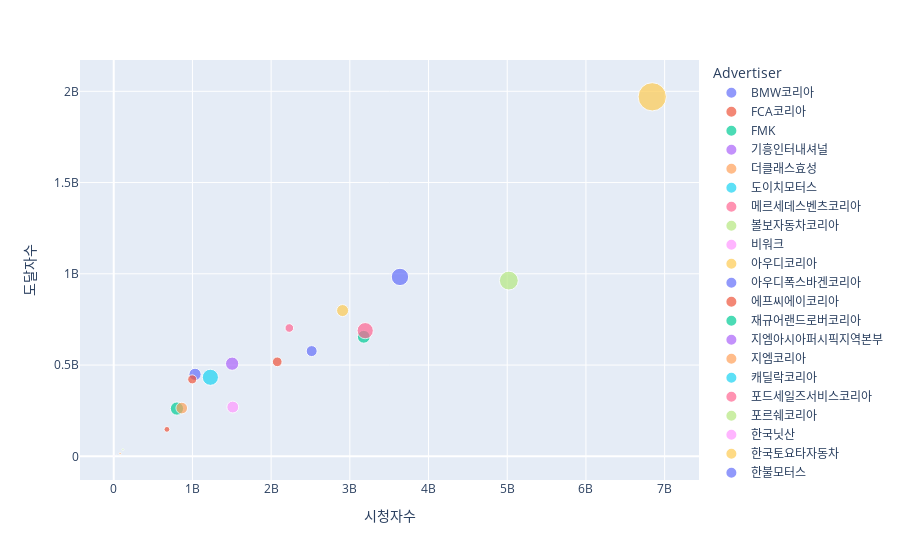

Notebook source saved alongside this figure:
### Code cell
# 브랜드별 도달자수&시청자수
# 도달자수와 시청자수는 대체로 비례하는 편
# 굉고횟수가 많을수록 도달자 및 시청자가 많다
# 도요타가 압도적 1등
fig = px.scatter(br_pivot, size = br_pivot['광고횟수'],y= br_pivot['도달자수'], x=br_pivot['시청자수'],
                 color=br_pivot.index, labels={'x':"시청자수",
                                              'y':"도달자수",
                                              'species':"Brand"})
fig.show()

### Figure 1 — Plotly figure (JSON) as saved in the notebook; plotly's stock layout.template omitted (floating-point values rounded to 4 significant figures)
{"data": [{"hovertemplate": "Advertiser=BMW코리아<br>시청자수=%{x}<br>도달자수=%{y}<br>광고횟수=%{marker.size}<extra></extra>", "legendgroup": "BMW코리아", "marker": {"color": "#636efa", "size": [287898], "sizemode": "area", "sizeref": 1908.0, "symbol": "circle"}, "mode": "markers", "name": "BMW코리아", "orientation": "v", "showlegend": true, "type": "scatter", "x": [3637055454], "xaxis": "x", "y": [982908993], "yaxis": "y"}, {"hovertemplate": "Advertiser=FCA코리아<br>시청자수=%{x}<br>도달자수=%{y}<br>광고횟수=%{marker.size}<extra></extra>", "legendgroup": "FCA코리아", "marker": {"color": "#EF553B", "size": [32268], "sizemode": "area", "sizeref": 1908.0, "symbol": "circle"}, "mode": "markers", "name": "FCA코리아", "orientation": "v", "showlegend": true, "type": "scatter", "x": [675725057], "xaxis": "x", "y": [147606815], "yaxis": "y"}, {"hovertemplate": "Advertiser=FMK<br>시청자수=%{x}<br>도달자수=%{y}<br>광고횟수=%{marker.size}<extra></extra>", "legendgroup": "FMK", "marker": {"color": "#00cc96", "size": [168012], "sizemode": "area", "sizeref": 1908.0, "symbol": "circle"}, "mode": "markers", "name": "FMK", "orientation": "v", "showlegend": true, "type": "scatter", "x": [803217689], "xaxis": "x", "y": [261665899], "yaxis": "y"}, {"hovertemplate": "Advertiser=기흥인터내셔널<br>시청자수=%{x}<br>도달자수=%{y}<br>광고횟수=%{marker.size}<extra></extra>", "legendgroup": "기흥인터내셔널", "marker": {"color": "#ab63fa", "size": [108], "sizemode": "area", "sizeref": 1908.0, "symbol": "circle"}, "mode": "markers", "name": "기흥인터내셔널", "orientation": "v", "showlegend": true, "type": "scatter", "x": [33715417], "xaxis": "x", "y": [11381072], "yaxis": "y"}, {"hovertemplate": "Advertiser=더클래스효성<br>시청자수=%{x}<br>도달자수=%{y}<br>광고횟수=%{marker.size}<extra></extra>", "legendgroup": "더클래스효성", "marker": {"color": "#FFA15A", "size": [4494], "sizemode": "area", "sizeref": 1908.0, "symbol": "circle"}, "mode": "markers", "name": "더클래스효성", "orientation": "v", "showlegend": true, "type": "scatter", "x": [80854464], "xaxis": "x", "y": [14996504], "yaxis": "y"}, {"hovertemplate": "Advertiser=도이치모터스<br>시청자수=%{x}<br>도달자수=%{y}<br>광고횟수=%{marker.size}<extra></extra>", "legendgroup": "도이치모터스", "marker": {"color": "#19d3f3", "size": [30], "sizemode": "area", "sizeref": 1908.0, "symbol": "circle"}, "mode": "markers", "name": "도이치모터스", "orientation": "v", "showlegend": true, "type": "scatter", "x": [6022322], "xaxis": "x", "y": [1927607], "yaxis": "y"}, {"hovertemplate": "Advertiser=메르세데스벤츠코리아<br>시청자수=%{x}<br>도달자수=%{y}<br>광고횟수=%{marker.size}<extra></extra>", "legendgroup": "메르세데스벤츠코리아", "marker": {"color": "#FF6692", "size": [71268], "sizemode": "area", "sizeref": 1908.0, "symbol": "circle"}, "mode": "markers", "name": "메르세데스벤츠코리아", "orientation": "v", "showlegend": true, "type": "scatter", "x": [2230972533], "xaxis": "x", "y": [702991830], "yaxis": "y"}, {"hovertemplate": "Advertiser=볼보자동차코리아<br>시청자수=%{x}<br>도달자수=%{y}<br>광고횟수=%{marker.size}<extra></extra>", "legendgroup": "볼보자동차코리아", "marker": {"color": "#B6E880", "size": [339582], "sizemode": "area", "sizeref": 1908.0, "symbol": "circle"}, "mode": "markers", "name": "볼보자동차코리아", "orientation": "v", "showlegend": true, "type": "scatter", "x": [5020344582], "xaxis": "x", "y": [962904106], "yaxis": "y"}, {"hovertemplate": "Advertiser=비워크<br>시청자수=%{x}<br>도달자수=%{y}<br>광고횟수=%{marker.size}<extra></extra>", "legendgroup": "비워크", "marker": {"color": "#FF97FF", "size": [660], "sizemode": "area", "sizeref": 1908.0, "symbol": "circle"}, "mode": "markers", "name": "비워크", "orientation": "v", "showlegend": true, "type": "scatter", "x": [2702507], "xaxis": "x", "y": [1706712], "yaxis": "y"}, {"hovertemplate": "Advertiser=아우디코리아<br>시청자수=%{x}<br>도달자수=%{y}<br>광고횟수=%{marker.size}<extra></extra>", "legendgroup": "아우디코리아", "marker": {"color": "#FECB52", "size": [137790], "sizemode": "area", "sizeref": 1908.0, "symbol": "circle"}, "mode": "markers", "name": "아우디코리아", "orientation": "v", "showlegend": true, "type": "scatter", "x": [2908083417], "xaxis": "x", "y": [798642082], "yaxis": "y"}, {"hovertemplate": "Advertiser=아우디폭스바겐코리아<br>시청자수=%{x}<br>도달자수=%{y}<br>광고횟수=%{marker.size}<extra></extra>", "legendgroup": "아우디폭스바겐코리아", "marker": {"color": "#636efa", "size": [115044], "sizemode": "area", "sizeref": 1908.0, "symbol": "circle"}, "mode": "markers", "name": "아우디폭스바겐코리아", "orientation": "v", "showlegend": true, "type": "scatter", "x": [2515129882], "xaxis": "x", "y": [576557926], "yaxis": "y"}, {"hovertemplate": "Advertiser=에프씨에이코리아<br>시청자수=%{x}<br>도달자수=%{y}<br>광고횟수=%{marker.size}<extra></extra>", "legendgroup": "에프씨에이코리아", "marker": {"color": "#EF553B", "size": [89934], "sizemode": "area", "sizeref": 1908.0, "symbol": "circle"}, "mode": "markers", "name": "에프씨에이코리아", "orientation": "v", "showlegend": true, "type": "scatter", "x": [2077562972], "xaxis": "x", "y": [517698440], "yaxis": "y"}, {"hovertemplate": "Advertiser=재규어랜드로버코리아<br>시청자수=%{x}<br>도달자수=%{y}<br>광고횟수=%{marker.size}<extra></extra>", "legendgroup": "재규어랜드로버코리아", "marker": {"color": "#00cc96", "size": [157062], "sizemode": "area", "sizeref": 1908.0, "symbol": "circle"}, "mode": "markers", "name": "재규어랜드로버코리아", "orientation": "v", "showlegend": true, "type": "scatter", "x": [3177229296], "xaxis": "x", "y": [654912390], "yaxis": "y"}, {"hovertemplate": "Advertiser=지엠아시아퍼시픽지역본부<br>시청자수=%{x}<br>도달자수=%{y}<br>광고횟수=%{marker.size}<extra></extra>", "legendgroup": "지엠아시아퍼시픽지역본부", "marker": {"color": "#ab63fa", "size": [167658], "sizemode": "area", "sizeref": 1908.0, "symbol": "circle"}, "mode": "markers", "name": "지엠아시아퍼시픽지역본부", "orientation": "v", "showlegend": true, "type": "scatter", "x": [1504519000], "xaxis": "x", "y": [507582646], "yaxis": "y"}, {"hovertemplate": "Advertiser=지엠코리아<br>시청자수=%{x}<br>도달자수=%{y}<br>광고횟수=%{marker.size}<extra></extra>", "legendgroup": "지엠코리아", "marker": {"color": "#FFA15A", "size": [129858], "sizemode": "area", "sizeref": 1908.0, "symbol": "circle"}, "mode": "markers", "name": "지엠코리아", "orientation": "v", "showlegend": true, "type": "scatter", "x": [864150998], "xaxis": "x", "y": [264234631], "yaxis": "y"}, {"hovertemplate": "Advertiser=캐딜락코리아<br>시청자수=%{x}<br>도달자수=%{y}<br>광고횟수=%{marker.size}<extra></extra>", "legendgroup": "캐딜락코리아", "marker": {"color": "#19d3f3", "size": [248430], "sizemode": "area", "sizeref": 1908.0, "symbol": "circle"}, "mode": "markers", "name": "캐딜락코리아", "orientation": "v", "showlegend": true, "type": "scatter", "x": [1227905222], "xaxis": "x", "y": [433041133], "yaxis": "y"}, {"hovertemplate": "Advertiser=포드세일즈서비스코리아<br>시청자수=%{x}<br>도달자수=%{y}<br>광고횟수=%{marker.size}<extra></extra>", "legendgroup": "포드세일즈서비스코리아", "marker": {"color": "#FF6692", "size": [250560], "sizemode": "area", "sizeref": 1908.0, "symbol": "circle"}, "mode": "markers", "name": "포드세일즈서비스코리아", "orientation": "v", "showlegend": true, "type": "scatter", "x": [3195266801], "xaxis": "x", "y": [688478777], "yaxis": "y"}, {"hovertemplate": "Advertiser=포르쉐코리아<br>시청자수=%{x}<br>도달자수=%{y}<br>광고횟수=%{marker.size}<extra></extra>", "legendgroup": "포르쉐코리아", "marker": {"color": "#B6E880", "size": [3498], "sizemode": "area", "sizeref": 1908.0, "symbol": "circle"}, "mode": "markers", "name": "포르쉐코리아", "orientation": "v", "showlegend": true, "type": "scatter", "x": [117396276], "xaxis": "x", "y": [36983922], "yaxis": "y"}, {"hovertemplate": "Advertiser=한국닛산<br>시청자수=%{x}<br>도달자수=%{y}<br>광고횟수=%{marker.size}<extra></extra>", "legendgroup": "한국닛산", "marker": {"color": "#FF97FF", "size": [134592], "sizemode": "area", "sizeref": 1908.0, "symbol": "circle"}, "mode": "markers", "name": "한국닛산", "orientation": "v", "showlegend": true, "type": "scatter", "x": [1512679583], "xaxis": "x", "y": [269889409], "yaxis": "y"}, {"hovertemplate": "Advertiser=한국토요타자동차<br>시청자수=%{x}<br>도달자수=%{y}<br>광고횟수=%{marker.size}<extra></extra>", "legendgroup": "한국토요타자동차", "marker": {"color": "#FECB52", "size": [763236], "sizemode": "area", "sizeref": 1908.0, "symbol": "circle"}, "mode": "markers", "name": "한국토요타자동차", "orientation": "v", "showlegend": true, "type": "scatter", "x": [6842467425], "xaxis": "x", "y": [1969808970], "yaxis": "y"}, {"hovertemplate": "Advertiser=한불모터스<br>시청자수=%{x}<br>도달자수=%{y}<br>광고횟수=%{marker.size}<extra></extra>", "legendgroup": "한불모터스", "marker": {"color": "#636efa", "size": [141852], "sizemode": "area", "sizeref": 1908.0, "symbol": "circle"}, "mode": "markers", "name": "한불모터스", "orientation": "v", "showlegend": true, "type": "scatter", "x": [1033016795], "xaxis": "x", "y": [449207365], "yaxis": "y"}, {"hovertemplate": "Advertiser=혼다코리아<br>시청자수=%{x}<br>도달자수=%{y}<br>광고횟수=%{marker.size}<extra></extra>", "legendgroup": "혼다코리아", "marker": {"color": "#EF553B", "size": [78600], "sizemode": "area", "sizeref": 1908.0, "symbol": "circle"}, "mode": "markers", "name": "혼다코리아", "orientation": "v", "showlegend": true, "type": "scatter", "x": [997350485], "xaxis": "x", "y": [421579453], "yaxis": "y"}], "layout": {"legend": {"itemsizing": "constant", "title": {"text": "Advertiser"}, "tracegroupgap": 0}, "margin": {"t": 60}, "xaxis": {"anchor": "y", "domain": [0, 1], "title": {"text": "시청자수"}}, "yaxis": {"anchor": "x", "domain": [0, 1], "title": {"text": "도달자수"}}}}
